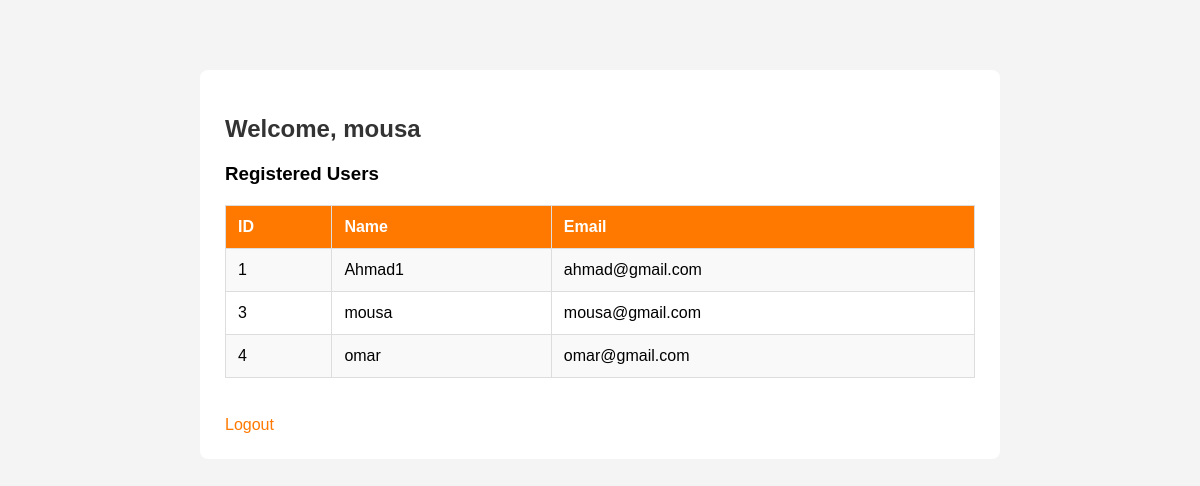
The app's page /users.php (signed in) with its own data.
### tables this page shows
CREATE TABLE `users` (
  `id` int(11) NOT NULL,
  `name` varchar(100) NOT NULL,
  `email` varchar(100) NOT NULL,
  `password` varchar(255) NOT NULL,
  `is_admin` tinyint(1) NOT NULL DEFAULT 0
);

### users.php (the view, shortened to what this page needs)
<?php
require "db.php";
$sql = "SELECT id, name, email FROM users";
$result = mysqli_query($conn, $sql);
?>
<!DOCTYPE html>
<html lang="en">
<head>
    <link rel="stylesheet" href="style.css">
</head>
<body>
    <div class="users-container">
        <h2>
            Welcome,
            <?php echo htmlspecialchars($_SESSION["user_name"]); ?>
        </h2>
        <h3>Registered Users</h3>
        <table>
            <tr>
                <th>ID</th>
                <th>Name</th>
                <th>Email</th>
            </tr>
            <?php while ($user = mysqli_fetch_assoc($result)): ?>
                <tr>
                    <td><?php echo $user["id"]; ?></td>
                    <td><?php echo htmlspecialchars($user["name"]); ?></td>
                    <td><?php echo htmlspecialchars($user["email"]); ?></td>
                </tr>
            <?php endwhile; ?>
        </table>
        <br>
        <a href="logout.php">Logout</a>
    </div>
</body>
</html>

### style.css (style rules this page uses)
* { box-sizing: border-box; }
body { font-family: Arial, sans-serif; background-color: #f4f4f4; margin: 0; padding: 20px; }
h2 { color: #333; }
a { color: #ff7900; text-decoration: none; }
.users-container { max-width: 800px; margin: 50px auto; padding: 25px; background-color: white; border-radius: 8px; }
table { width: 100%; border-collapse: collapse; margin: 20px 0; }
th, td { padding: 12px; border: 1px solid #ddd; text-align: left; overflow-wrap: anywhere; }
th { background-color: #ff7900; color: white; }
tr:nth-child(even) { background-color: #f9f9f9; }

### records on screen
users: id "1", name "Ahmad1", email "ahmad@gmail.com"
users: id "3", name "mousa", email "mousa@gmail.com"
users: id "4", name "omar", email "omar@gmail.com"

### other values on screen
$_SESSION["user_name"] "mousa"
